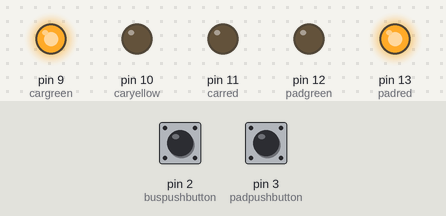
A sketch run on a simulated Arduino Uno, built with avr-gcc and run on an emulated ATmega328P. Shown: output pins drawn as LEDs (lit = HIGH). The inputs (shaded band) are chosen by the test bench; at power-on: pin 3 (padpushbutton) HIGH, pin 2 (buspushbutton) HIGH.

Above: at 1.2 s.
1.3 s: pin 3 (padpushbutton) pulled LOW for 0.15 s
At 5.3 s:
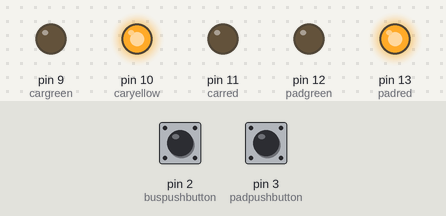
At 9.6 s:
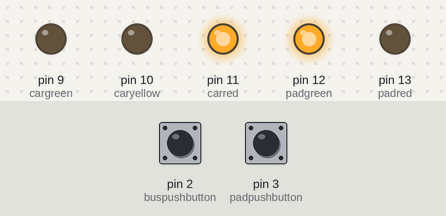
Timing chart, 0 to 61.5 s (numbered marks = the images above; inputs shaded):
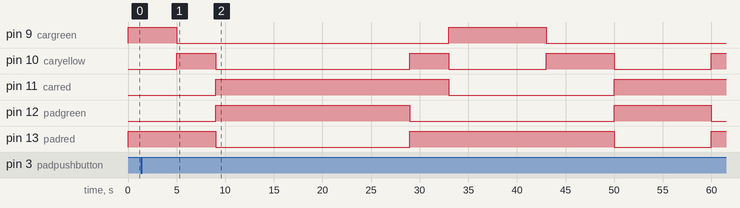

The sketch:

traffic_light1__3_.ino
```cpp
int carred = 11;
int caryellow = 10;
int cargreen = 9;

int padred = 13;
int padgreen = 12;

int padpushbutton = 3;
int buspushbutton = 2;

volatile bool padpush = LOW;
volatile bool buspush = LOW;


void setup(){
  pinMode(carred , OUTPUT);
  pinMode(cargreen , OUTPUT);
  pinMode(caryellow , OUTPUT);

  pinMode(padgreen , OUTPUT);
  pinMode(padred , OUTPUT);

  pinMode(padpushbutton, INPUT_PULLUP);
  pinMode(buspushbutton,INPUT_PULLUP);
  attachInterrupt(digitalPinToInterrupt(padpushbutton), padcontrol,CHANGE);
  attachInterrupt(digitalPinToInterrupt(buspushbutton), buscontrol,CHANGE);
}
void loop() {
    changeLights();
 }


void padcontrol(){
     padpush = HIGH;
      }

void buscontrol(){
  if( padpush == LOW){
             buspush = HIGH;
           }
  else if (padpush == HIGH){
           buspush = LOW;
           }
}


void changeLights(){

          digitalWrite(cargreen, HIGH);
          digitalWrite(carred, LOW);
          digitalWrite(caryellow,LOW);
          digitalWrite(padred, HIGH);
          digitalWrite(padgreen, LOW);
          delay(5000);

          if(padpush == HIGH && buspush == LOW) {
              delay(0000);
               }
          else if ( padpush == LOW && buspush == LOW){
              delay(5000);
              }
          else if (padpush == LOW && buspush == HIGH) {
              delay(15000);
              buspush = LOW;
          }


          digitalWrite(cargreen, LOW);
          digitalWrite(carred, LOW);
          digitalWrite(caryellow,HIGH);
          digitalWrite(padred, HIGH);
          digitalWrite(padgreen, LOW);
          delay(4000);
          if(padpush == HIGH) {
              delay(0000);
               }
          else if ( padpush == LOW){
              delay(3000);
              }


          digitalWrite(cargreen, LOW);
          digitalWrite(carred, HIGH);
          digitalWrite(caryellow,LOW);
          digitalWrite(padred, LOW);
          digitalWrite(padgreen,HIGH);
          delay(10000);
          if(padpush == HIGH) {
              delay(10000);
              padpush = LOW;
               }
         else if ( padpush == LOW){
              delay(0000);
              }


          digitalWrite(carred, HIGH);
          digitalWrite(caryellow,HIGH);
          digitalWrite(padgreen,LOW);
          digitalWrite(padred, HIGH);
          digitalWrite(cargreen, LOW);
          delay(2000);
          if(padpush == HIGH) {
              delay(000);
               }
         else if ( padpush == LOW){
              delay(2000);
              }
      }
```

Switchcasefortfrafficlights.c
```cpp
#include <stdio.h>
#include<time.h>
int main(void){
	int carRed, carYellow, carGreen, pedGreen, pedRed;
	int button;

	for (int time=0; time<9000; time++)
	switch(time){
		case 0:
		digitalWrite(carGreen, HIGH);
		digitalWrite(carYellow, LOW);
		digitalWrite(carRed, LOW);
		digitalWrite(pedGreen, LOW);
		digitalWrite(pedRed, HIGH);

		case 3000:
		digitalWrite(carGreen, LOW);
		digitalWrite(carYellow, HIGH);
		digitalWrite(carRed, LOW);
		digitalWrite(pedGreen, LOW);
		digitalWrite(pedRed, HIGH);

		case 4000:
		digitalWrite(carGreen, LOW);
		digitalWrite(carYellow, LOW);
		digitalWrite(carRed, HIGH);
		digitalWrite(pedGreen, LOW);
		digitalWrite(pedRed, HIGH);

		case 5000:
		digitalWrite(carGreen, LOW);
		digitalWrite(carYellow, LOW);
		digitalWrite(carRed, HIGH);
		digitalWrite(pedGreen, HIGH);
		digitalWrite(pedRed, LOW);

		case 8000:
		digitalWrite(carGreen, LOW);
		digitalWrite(carYellow, LOW);
		digitalWrite(carRed, HIGH);
		digitalWrite(pedGreen, LOW);
		digitalWrite(pedRed, HIGH);

		while (button=1)
		time = 3000;
	}
	return 0;
}
```
